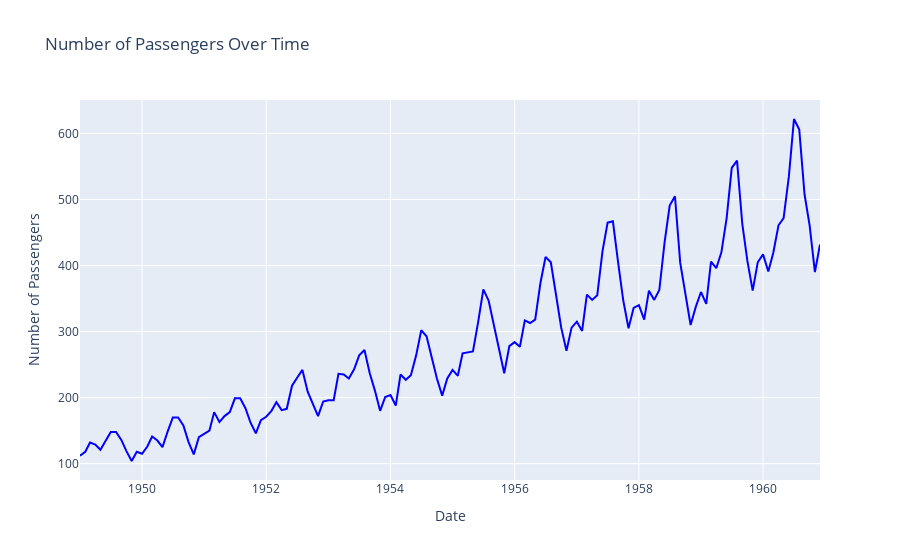

The notebook cell this image was saved under:
### Code cell
# plot the data using sns
sns.set(rc={'figure.figsize':(15, 5)})
sns.lineplot(x = "Date", y = "Number of Passengers",  data = df)
# set the labels
plt.xlabel('Date')
plt.ylabel('Number of Passengers')
plt.title("Number of Passengers Over Time")
# rotate x-axis ticks
plt.xticks(rotation=90, fontsize=6)

# make same plot using plotly
import plotly.express as px
fig = px.line(df, x="Date", y="Number of Passengers", title='Number of Passengers Over Time')
# change color of line
fig.update_traces(line_color='blue')
fig.show()

### Figure 1 — Plotly figure (JSON) as saved in the notebook; plotly's stock layout.template omitted (floating-point values rounded to 4 significant figures; data arrays with more than 128 entries replaced by an {"elided": "..."} marker saying what was removed)
{"data": [{"hovertemplate": "Date=%{x}<br>Number of Passengers=%{y}<extra></extra>", "legendgroup": "", "line": {"color": "blue", "dash": "solid"}, "marker": {"symbol": "circle"}, "mode": "lines", "name": "", "orientation": "v", "showlegend": false, "type": "scatter", "x": {"elided": "144 str values"}, "xaxis": "x", "y": {"elided": "144 int values"}, "yaxis": "y"}], "layout": {"legend": {"tracegroupgap": 0}, "title": {"text": "Number of Passengers Over Time"}, "xaxis": {"anchor": "y", "domain": [0, 1], "title": {"text": "Date"}}, "yaxis": {"anchor": "x", "domain": [0, 1], "title": {"text": "Number of Passengers"}}}}
